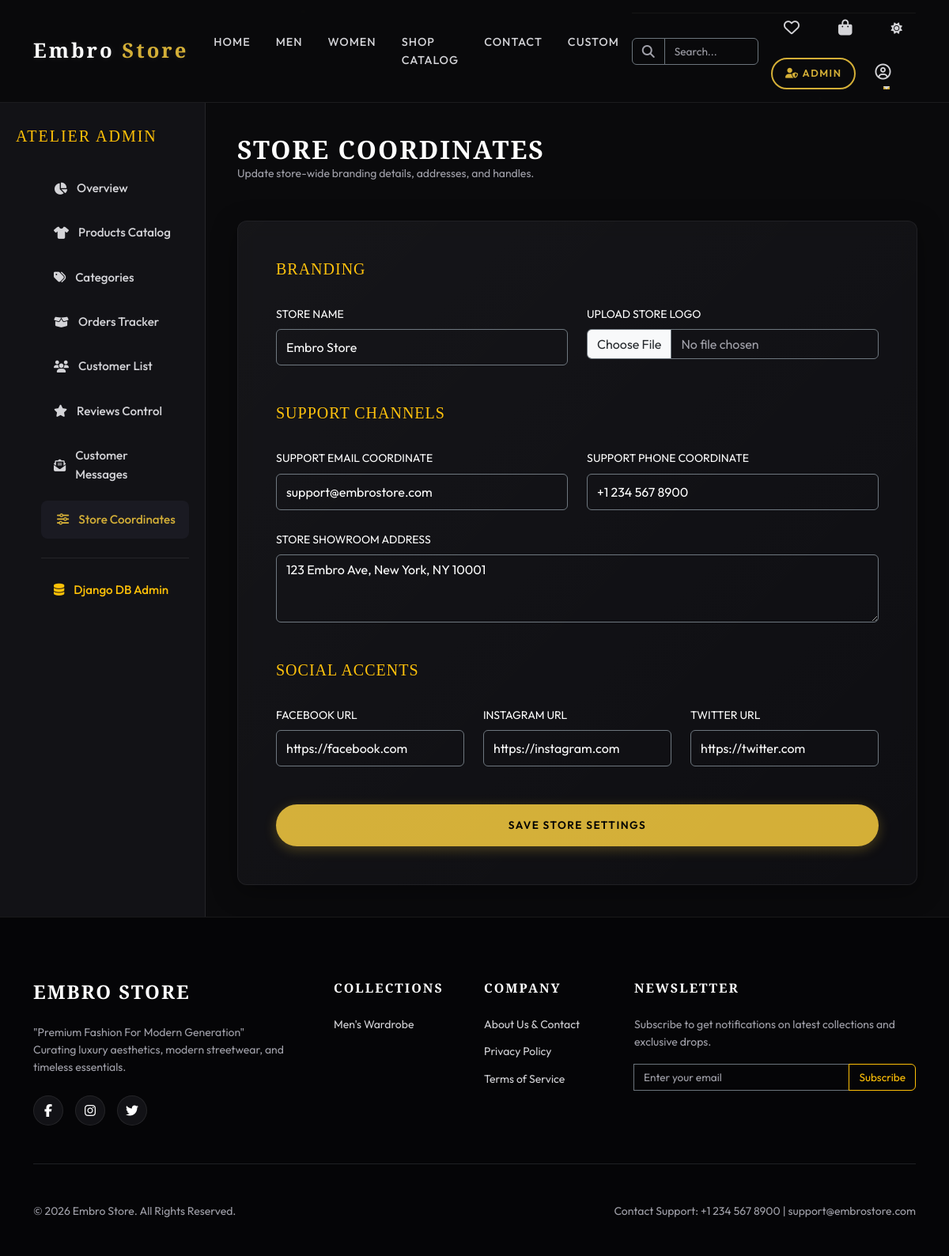
Page /dashboard/settings/ (signed in) on the committed database.
### dashboard/models.py (models this page shows, shortened)
class Settings(models.Model):
    store_name = models.CharField(max_length=100, default="Embro Store")
    logo = models.ImageField(upload_to='settings/', blank=True, null=True)
    contact_email = models.EmailField(default="support@embrostore.com")
    contact_phone = models.CharField(max_length=20, default="+1 234 567 8900")
    address = models.TextField(default="123 Embro Ave, New York, NY 10001")
    facebook_url = models.URLField(max_length=200, blank=True, default="https://facebook.com")
    instagram_url = models.URLField(max_length=200, blank=True, default="https://instagram.com")
    twitter_url = models.URLField(max_length=200, blank=True, default="https://twitter.com")
    class Meta:
        verbose_name = "Store Setting"
        verbose_name_plural = "Store Settings"
    @classmethod
    def get_settings(cls):
        obj, created = cls.objects.get_or_create(id=1)
        return obj

### dashboard/views.py (the view)
# urls.py: path('settings/', views.manage_settings, name='manage_settings'),
@staff_member_required
def manage_settings(request):
    settings_obj = Settings.get_settings()
    if request.method == 'POST':
        form = SettingsForm(request.POST, request.FILES, instance=settings_obj)
        if form.is_valid():
            form.save()
            messages.success(request, "Store settings updated successfully.")
            return redirect('dashboard:manage_settings')
    else:
        form = SettingsForm(instance=settings_obj)
    return render(request, 'dashboard/settings.html', {'form': form})

### dashboard/forms.py
class SettingsForm(forms.ModelForm):
    class Meta:
        model = Settings
        fields = ['store_name', 'logo', 'contact_email', 'contact_phone', 'address', 'facebook_url', 'instagram_url', 'twitter_url']
        widgets = {
            'address': forms.Textarea(attrs={'rows': 3}),
        }

### cart/context_processors.py (called while the page is built, shortened)
def cart_count(request):
    total_count = 0
    wishlist_count = 0
    if request.user.is_authenticated:
        cart = Cart.objects.filter(user=request.user).first()
        if cart:
            total_count = cart.get_total_items
        wishlist_count = request.user.wishlist_items.count()
    return {
        'cart_count': total_count,
        'wishlist_count': wishlist_count
    }

### cart/models.py (called while the page is built)
    @property
    def get_total_items(self):
        return sum(item.quantity for item in self.items.all())

### dashboard/context_processors.py (called while the page is built)
def store_settings(request):
    return {
        'store_settings': Settings.get_settings()
    }

### templates/dashboard/settings.html (shortened to what this page needs)
{% extends 'dashboard/base_dashboard.html' %}
{% block dashboard_content %}
<div class="mb-5">
    <h2 class="text-luxury-title mb-0">Store Coordinates</h2>
    <p class="text-muted small">Update store-wide branding details, addresses, and handles.</p>
</div>
<div class="glass-card spotlight-card p-5">
    <form method="POST" enctype="multipart/form-data">
        <div class="row g-4">
            <h5 class="font-serif text-uppercase text-warning mb-2" style="letter-spacing: 1px;">Branding</h5>
            <div class="col-md-6">
                <label class="small text-uppercase tracking-wider text-white mb-2">Store Name</label>
                <input type="text" name="store_name" class="form-control bg-transparent text-white border-secondary" value="{{ form.store_name.value|default:'' }}" required style="height: 46px;">
            </div>
            <div class="col-md-6">
                <label class="small text-uppercase tracking-wider text-white mb-2">Upload Store Logo</label>
                <input type="file" name="logo" class="form-control bg-transparent border-secondary text-muted">
            </div>
            <h5 class="font-serif text-uppercase text-warning mt-5 mb-2" style="letter-spacing: 1px;">Support Channels</h5>
            <div class="col-md-6">
                <label class="small text-uppercase tracking-wider text-white mb-2">Support Email Coordinate</label>
                <input type="email" name="contact_email" class="form-control bg-transparent text-white border-secondary" value="{{ form.contact_email.value|default:'' }}" required style="height: 46px;">
            </div>
            <div class="col-md-6">
                <label class="small text-uppercase tracking-wider text-white mb-2">Support Phone Coordinate</label>
                <input type="text" name="contact_phone" class="form-control bg-transparent text-white border-secondary" value="{{ form.contact_phone.value|default:'' }}" required style="height: 46px;">
            </div>
            <div class="col-12">
                <label class="small text-uppercase tracking-wider text-white mb-2">Store Showroom Address</label>
                <textarea name="address" class="form-control bg-transparent text-white border-secondary" rows="3" required>{{ form.address.value|default:'' }}</textarea>
            </div>
            <h5 class="font-serif text-uppercase text-warning mt-5 mb-2" style="letter-spacing: 1px;">Social Accents</h5>
            <div class="col-md-4">
                <label class="small text-uppercase tracking-wider text-white mb-2">Facebook URL</label>
                <input type="url" name="facebook_url" class="form-control bg-transparent text-white border-secondary" value="{{ form.facebook_url.value|default:'' }}" style="height: 46px;">
            </div>
            <div class="col-md-4">
                <label class="small text-uppercase tracking-wider text-white mb-2">Instagram URL</label>
                <input type="url" name="instagram_url" class="form-control bg-transparent text-white border-secondary" value="{{ form.instagram_url.value|default:'' }}" style="height: 46px;">
            </div>
            <div class="col-md-4">
                <label class="small text-uppercase tracking-wider text-white mb-2">Twitter URL</label>
                <input type="url" name="twitter_url" class="form-control bg-transparent text-white border-secondary" value="{{ form.twitter_url.value|default:'' }}" style="height: 46px;">
            </div>
        </div>
        <div class="d-grid mt-5">
            <button type="submit" class="btn btn-neon py-3">Save Store Settings</button>
        </div>
    </form>
</div>
{% endblock %}

### templates/base.html (shortened to what this page needs)
<!DOCTYPE html>
{% load static %}
<html lang="en" data-theme="dark">
<head>
    <link href="https://cdn.jsdelivr.net/npm/bootstrap@5.3.2/dist/css/bootstrap.min.css" rel="stylesheet">
    <link rel="stylesheet" href="https://cdnjs.cloudflare.com/ajax/libs/font-awesome/6.4.2/css/all.min.css">
    <link rel="stylesheet" href="{% static 'css/theme.css' %}?v=1.3">
</head>
<body>
    <div class="main-wrapper">
        <nav class="navbar navbar-expand-lg navbar-custom sticky-top py-3">
            <div class="container">
                <a class="navbar-brand navbar-brand-luxury" href="{% url 'products:home' %}" style="color: #ffffff !important;">
                    {{ store_settings.store_name|slice:":5" }}<span>{{ store_settings.store_name|slice:"5:" }}</span>
                </a>
                <div class="collapse navbar-collapse" id="navbarContent">
                    <ul class="navbar-nav mx-auto mb-2 mb-lg-0">
                        <li class="nav-item">
                            <a class="nav-link nav-link-custom {% if request.resolver_match.url_name == 'home' %}active{% endif %}" href="{% url 'products:home' %}">Home</a>
                        </li>
                        <li class="nav-item">
                            <a class="nav-link nav-link-custom" href="{% url 'products:product_list' %}?gender=men">Men</a>
                        </li>
                        <li class="nav-item">
                            <a class="nav-link nav-link-custom" href="{% url 'products:product_list' %}?gender=women">Women</a>
                        </li>
                        <li class="nav-item">
                            <a class="nav-link nav-link-custom {% if request.resolver_match.url_name == 'product_list' and not request.GET.gender %}active{% endif %}" href="{% url 'products:product_list' %}">Shop Catalog</a>
                        </li>
                        <li class="nav-item">
                            <a class="nav-link nav-link-custom {% if request.resolver_match.url_name == 'contact_page' %}active{% endif %}" href="{% url 'contacts:contact_page' %}">Contact</a>
                        </li>
                        {% if request.user.is_authenticated %}
                        <li class="nav-item">
                            <a class="nav-link nav-link-custom {% if request.resolver_match.url_name == 'custom_design' %}active{% endif %}" href="{% url 'products:custom_design' %}">Custom</a>
                        </li>
                        {% endif %}
                    </ul>
                    <div class="d-flex flex-column flex-lg-row align-items-start align-items-lg-center gap-3 mt-3 mt-lg-0 border-top border-secondary pt-3 pt-lg-0 border-lg-0 w-100 w-lg-auto" style="border-color: rgba(255, 255, 255, 0.05) !important;">
                        <div class="ajax-search-wrapper w-100" style="max-width: 280px;">
                            <div class="input-group">
                                <span class="input-group-text bg-transparent border-secondary text-muted"><i class="fas fa-search"></i></span>
                                <input type="text" id="search-input" class="form-control bg-transparent border-secondary text-white" placeholder="Search..." autocomplete="off" style="font-size: 0.85rem;">
                            </div>
                        </div>
                        <div class="d-flex flex-wrap align-items-center gap-3 w-100 justify-content-between justify-content-lg-start">
                            <div class="d-flex align-items-center gap-3">
                                <a href="{% url 'wishlist:wishlist_list' %}" class="position-relative text-white nav-link-custom px-1" title="Wishlist">
                                    <i class="far fa-heart" style="font-size: 1.25rem;"></i>
                                </a>
                                <a href="{% url 'cart:cart_detail' %}" class="position-relative text-white nav-link-custom px-1" title="Cart">
                                    <i class="fas fa-shopping-bag" style="font-size: 1.25rem;"></i>
                                </a>
                                <button class="btn theme-toggle-btn border-0 text-white p-0 nav-link-custom px-1" title="Toggle Theme">
                                    <i class="fas fa-sun"></i>
                                </button>
                            </div>
                            <div class="d-flex flex-wrap align-items-center gap-2">
                                {% if not request.user.is_authenticated or request.user.is_staff %}
                                    <a href="/admin/" class="btn btn-neon-outline py-2 px-3" style="font-size: 0.8rem; border-radius: 30px;"><i class="fas fa-user-shield me-1"></i>Admin</a>
                                {% endif %}
                                {% if request.user.is_authenticated %}
                                    <div class="dropdown">
                                        <a class="nav-link nav-link-custom dropdown-toggle px-1 text-white" href="#" role="button" data-bs-toggle="dropdown">
                                            <i class="far fa-user-circle" style="font-size: 1.25rem;"></i>
                                        </a>
                                    </div>
                                {% else %}
                                    <a href="{% url 'accounts:login' %}" class="btn btn-neon-outline py-2 px-3" style="font-size: 0.8rem; border-radius: 30px;">Login</a>
                                {% endif %}
                            </div>
                        </div>
                    </div>
                </div>
            </div>
        </nav>
        <main style="min-height: 60vh;">
            {% block content %}{% endblock %}
        </main>
        <footer class="footer-custom">
            <div class="container">
                <div class="row g-4">
                    <div class="col-lg-4 col-md-6">
                        <h4 class="footer-title">{{ store_settings.store_name }}</h4>
                        <p class="small text-muted mb-4">"Premium Fashion For Modern Generation"<br>Curating luxury aesthetics, modern streetwear, and timeless essentials.</p>
                        <div class="social-icons-box">
                            {% if store_settings.facebook_url %}
                                <a href="{{ store_settings.facebook_url }}" class="social-icon-btn" target="_blank"><i class="fab fa-facebook-f"></i></a>
                            {% endif %}
                            {% if store_settings.instagram_url %}
                                <a href="{{ store_settings.instagram_url }}" class="social-icon-btn" target="_blank"><i class="fab fa-instagram"></i></a>
                            {% endif %}
                            {% if store_settings.twitter_url %}
                                <a href="{{ store_settings.twitter_url }}" class="social-icon-btn" target="_blank"><i class="fab fa-twitter"></i></a>
                            {% endif %}
                        </div>
                    </div>
                    <div class="col-lg-2 col-md-6">
                        <h5 class="footer-title" style="font-size: 1rem;">Collections</h5>
                        <a href="{% url 'products:product_list' %}?gender=men" class="footer-link small">Men's Wardrobe</a>
                    </div>
                    <div class="col-lg-2 col-md-6">
                        <h5 class="footer-title" style="font-size: 1rem;">Company</h5>
                        <a href="{% url 'contacts:contact_page' %}" class="footer-link small">About Us & Contact</a>
                        <a href="#" class="footer-link small">Privacy Policy</a>
                        <a href="#" class="footer-link small">Terms of Service</a>
                    </div>
                    <div class="col-lg-4 col-md-6">
                        <h5 class="footer-title" style="font-size: 1rem;">Newsletter</h5>
                        <p class="small text-muted mb-3">Subscribe to get notifications on latest collections and exclusive drops.</p>
                        <form action="{% url 'contacts:newsletter_subscribe' %}" method="POST" class="input-group mb-3 ajax-newsletter-form">
                            <input type="email" name="email" class="form-control bg-transparent border-secondary text-white" placeholder="Enter your email" required style="font-size: 0.85rem;">
                            <button class="btn btn-outline-warning" type="submit" style="font-size: 0.85rem;">Subscribe</button>
                        </form>
                    </div>
                </div>
                <hr class="border-secondary my-5">
                <div class="d-flex flex-column flex-md-row justify-content-between align-items-center small text-muted">
                    <p>&copy; 2026 {{ store_settings.store_name }}. All Rights Reserved.</p>
                    <p>Contact Support: {{ store_settings.contact_phone }} | {{ store_settings.contact_email }}</p>
                </div>
            </div>
        </footer>
    </div>
</body>
</html>

### rows in the picture
Settings: store_name "Embro", store_name "Store", store_name "Embro Store", contact_email "support@embrostore.com", contact_phone "+1 234 567 8900", address "123 Embro Ave, New York, NY 10001", facebook_url "https://facebook.com", instagram_url "https://instagram.com", twitter_url "https://twitter.com", store_name "EMBRO STORE"
